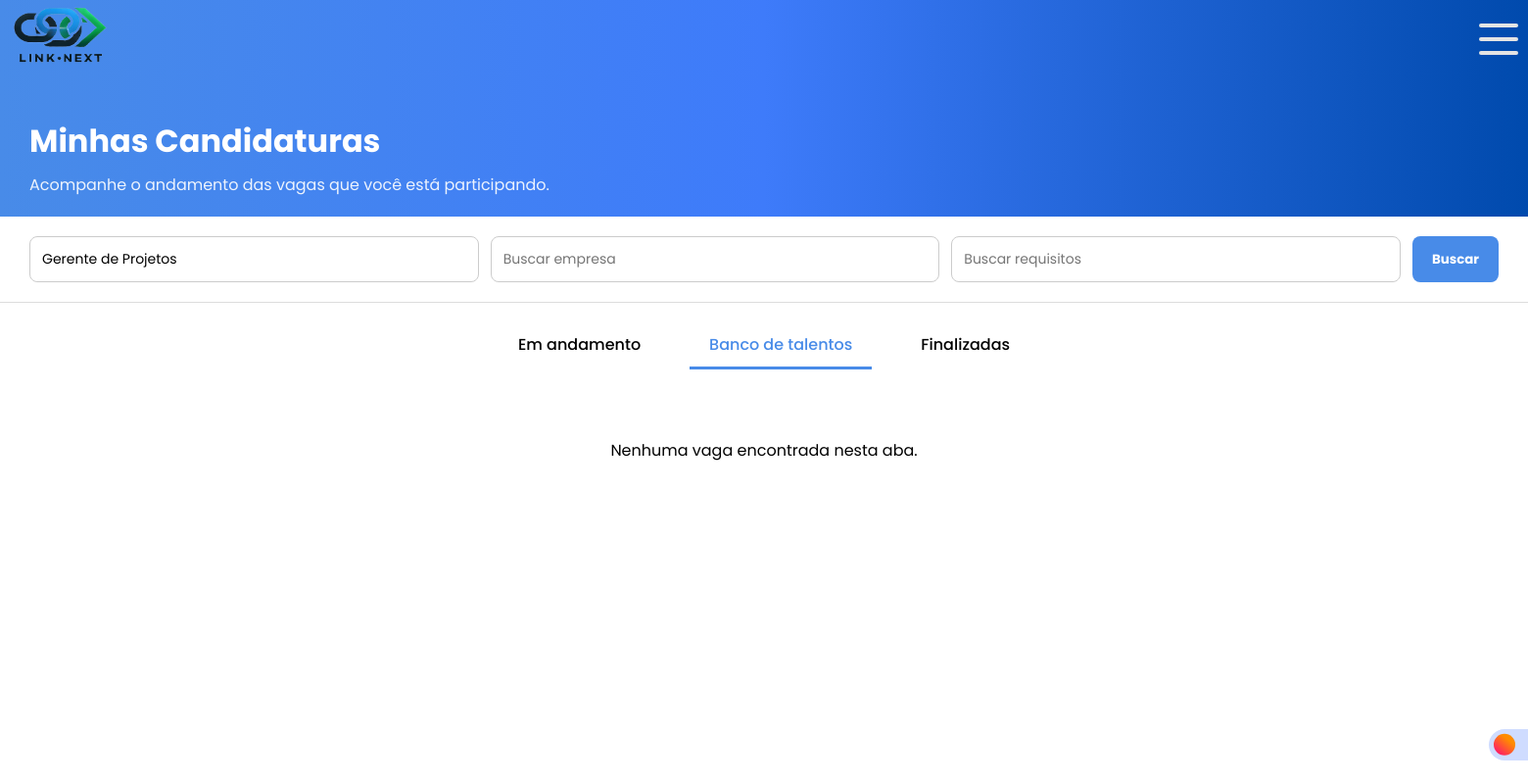
Before: /candidato/minhas_candidaturas.php?descricao=Gerente de Projetos (signed in) with the older database file.
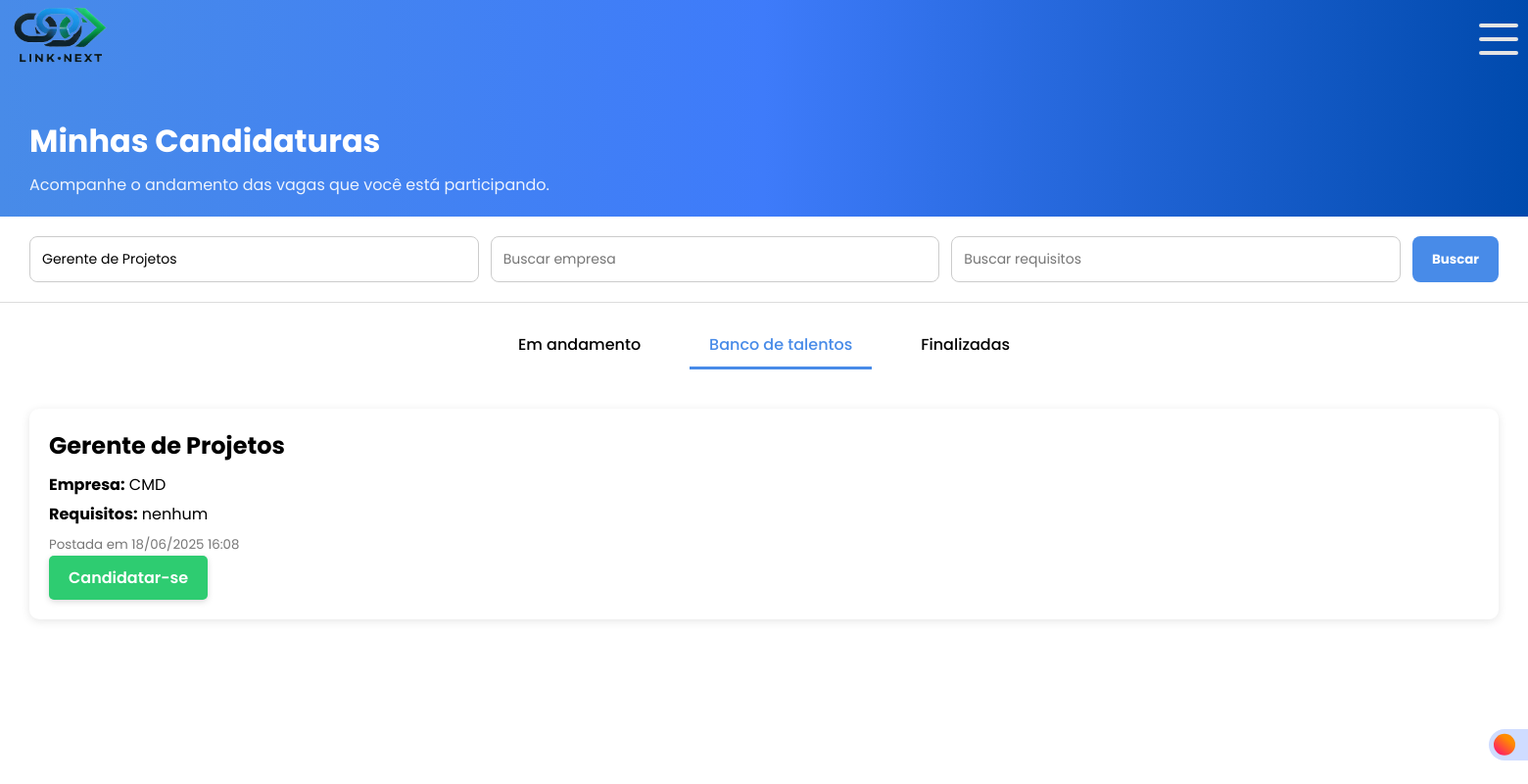
After: the same page with the newer database file.
### tables this page shows
CREATE TABLE `vagas` (
  `id` int(11) NOT NULL,
  `empresa_id` int(11) NOT NULL,
  `descricao` text NOT NULL,
  `requisitos` text DEFAULT NULL,
  `data_postagem` timestamp NOT NULL DEFAULT current_timestamp()
);

CREATE TABLE `empresas` (
  `id` int(11) NOT NULL,
  `nome_empresa` varchar(255) NOT NULL,
  `email_empresa` varchar(255) NOT NULL,
  `cnpj_empresa` varchar(18) NOT NULL,
  `endereco_empresa` text NOT NULL,
  `telefone_empresa` varchar(15) NOT NULL,
  `area_atuacao` varchar(100) NOT NULL,
  `senha_empresa` varchar(255) NOT NULL,
  `created_at` timestamp NOT NULL DEFAULT current_timestamp(),
  `tipo_usuario` enum('candidato','empresa') NOT NULL DEFAULT 'empresa',
  `google_id` varchar(255) DEFAULT NULL
);

### candidato/minhas_candidaturas.php (the view, shortened to what this page needs)
<?php
require '../conexao.php';
$usuarioId = $_SESSION['usuario']['id'];
$aba       = $_GET['aba'] ?? 'banco';
$descricao  = $_GET['descricao']  ?? '';
$empresa    = $_GET['empresa']    ?? '';
$requisitos = $_GET['requisitos'] ?? '';
$where  = [];
$params = [];
if ($descricao)  { $where[] = 'v.descricao LIKE :descricao';   $params['descricao']  = "%$descricao%";   }
$clause = $where ? ' AND '.implode(' AND ', $where) : '';
$sqlB = "
    SELECT
      v.id,
      v.descricao,
      v.requisitos,
      v.data_postagem,
      e.nome_empresa
    FROM vagas v
    JOIN empresas e ON v.empresa_id = e.id
   WHERE NOT EXISTS (
           SELECT 1
             FROM candidato_vaga cv
            WHERE cv.vaga_id      = v.id
              AND cv.candidato_id = :usuario_id
              AND cv.status IN ('em_andamento','finalizada')
         )
     $clause
ORDER BY v.data_postagem DESC
";
$stmtBanco = $pdo->prepare($sqlB);
$stmtBanco->execute(array_merge(['usuario_id' => $usuarioId], $params));
$vagasBancoTalentos = $stmtBanco->fetchAll(PDO::FETCH_ASSOC);
switch ($aba) {
    case 'banco':
    default:            $vagas = $vagasBancoTalentos; break;
}
?>
<!DOCTYPE html>
<html lang="pt-BR">
<head>
  <link rel="stylesheet" href="/projeto_rh/css/minhascandidaturas.css">
</head>
<body>
  <label class="switch">
    <span class="slider"></span>
</label>
  <header>
    <div class="logo">
    <img src="/Projeto_RH/html/Assets/IMG/Link_Next_Logo_sem_fundo.png" alt="">
    </div>
  <div class="resp-but">
      <label for="checkbox" class="toggle">
        <div class="bars" id="bar1"></div>
        <div class="bars" id="bar2"></div>
        <div class="bars" id="bar3"></div>
      </label>
    </div>
  </header>
  <section class="hero">
    <h1>Minhas Candidaturas</h1>
    <p>Acompanhe o andamento das vagas que você está participando.</p>
  </section>
  <form method="GET" class="search-section">
    <input name="descricao"  placeholder="Buscar vaga"    value="<?=htmlspecialchars($descricao)?>">
    <input name="empresa"    placeholder="Buscar empresa"  value="<?=htmlspecialchars($empresa)?>">
    <input name="requisitos" placeholder="Buscar requisitos" value="<?=htmlspecialchars($requisitos)?>">
    <button type="submit">Buscar</button>
  </form>
  <div class="tabs">
    <div class="<?=$aba==='andamento'?'active':''?>"    onclick="mudarAba('andamento')">Em andamento</div>
    <div class="<?=$aba==='banco'?'active':''?>"         onclick="mudarAba('banco')">Banco de talentos</div>
    <div class="<?=$aba==='finalizadas'?'active':''?>"   onclick="mudarAba('finalizadas')">Finalizadas</div>
  </div>
  <?php if(count($vagas)>0): ?>
    <?php foreach($vagas as $vaga): ?>
      <div class="vaga">
        <h2><?=htmlspecialchars($vaga['descricao'])?></h2>
        <p><strong>Empresa:</strong> <?=htmlspecialchars($vaga['nome_empresa'])?></p>
        <p><strong>Requisitos:</strong> <?=htmlspecialchars($vaga['requisitos'])?></p>
        <small>Postada em <?=date('d/m/Y H:i',strtotime($vaga['data_postagem']))?></small>
        <?php if($aba==='banco'): ?>
  <form method="POST">
    <button name="candidatar">Candidatar-se</button>
  </form>
<?php endif; ?>
      </div>
    <?php endforeach; ?>
  <?php else: ?>
    <div class="empty-state">
      <p>Nenhuma vaga encontrada nesta aba.</p>
    </div>
  <?php endif; ?>
</body>
</html>

### css/minhascandidaturas.css (style rules this page uses)
* { margin: 0; padding: 0; box-sizing: border-box; font-family: "Poppins", sans-serif; }
header { background: linear-gradient(90deg, #488BE8 0%, #3e7bfa 50%, #004aad 100%); width: 100%; height: 80px; display: flex; }
.resp-but { margin-top: 20px; margin-left: 1400px; }
.logo img { height: 70px; width: 100px; margin-left: 10px; }
.toggle { position: relative; width: 40px; height: 40px; cursor: pointer; display: flex; flex-direction: column; align-items: center; justify-content: center; gap: 10px; transition-duration: .3s; }
.bars { width: 100%; height: 4px; background-color: #e4e4e4; border-radius: 5px; transition-duration: .3s; }
.hero { padding: 40px 30px 20px; background: linear-gradient(90deg, #488BE8 0%, #3e7bfa 50%, #004aad 100%); color: white; }
.hero h1 { margin: 0; font-size: 32px; }
.hero p { margin-top: 8px; font-size: 16px; opacity: 0.9; }
.search-section { background-color: white; padding: 20px 30px; display: flex; gap: 12px; border-bottom: 1px solid #ddd; }
.search-section input { padding: 12px; border: 1px solid #ccc; border-radius: 8px; font-size: 14px; flex: 1; }
.search-section button { background-color:#488BE8 ; color: white; padding: 12px 20px; border: none; border-radius: 8px; font-weight: bold; cursor: pointer; transition: .2s all ease-in-out; }
.tabs { display: flex; justify-content: center; gap: 30px; padding: 20px; background: #fff; }
.tabs div { padding: 10px 20px; cursor: pointer; font-weight: 500; border-bottom: 3px solid transparent; }
.tabs .active { border-color: #488BE8; color: #488BE8; }
.vaga { background-color: #fff; margin: 20px 30px; padding: 20px; border-radius: 10px; box-shadow: 0 2px 10px rgba(0,0,0,0.1); }
.vaga h2 { margin: 0 0 10px; }
.vaga p { margin: 5px 0; }
.vaga small { color: #777; }
.empty-state { text-align: center; padding: 50px 30px; }
.empty-state p { margin-bottom: 20px; font-size: 16px; }

### candidato/minhas_candidaturas.php (style rules this page uses)
.switch { display: block; --width-of-switch: 3.5em; --height-of-switch: 2em; --size-of-icon: 1.4em; --slider-offset: 0.3em; position: fixed; top: 93vh; left: 190vh; z-index: 9999999; width: var(--width-of-switch); height: var(--height-of-switch); }
.slider { position: absolute; cursor: pointer; top: 0; left: 0; right: 0; bottom: 0; background-color: #cfdcff; transition: .4s; border-radius: 30px; }
.slider:before { position: absolute; content: ""; height: var(--size-of-icon,1.4em); width: var(--size-of-icon,1.4em); border-radius: 20px; left: var(--slider-offset,0.3em); top: 50%; transform: translateY(-50%); background: linear-gradient(40deg,#ff0080,#ff8c00 70%); ; transition: .4s; }
.hero h1 { margin: 0; font-size: 32px; }
.hero p { margin-top: 8px; font-size: 16px; opacity: 0.9; }
.search-section { background-color: white; padding: 20px 30px; display: flex; gap: 12px; border-bottom: 1px solid #ddd; }
.search-section input { padding: 12px; border: 1px solid #ccc; border-radius: 8px; font-size: 14px; flex: 1; }
button[name="candidatar"] { background-color: #2ecc71; color: #fff; padding: 10px 20px; border: none; border-radius: 5px; font-size: 1rem; font-weight: 600; cursor: pointer; box-shadow: 0 2px 6px rgba(0,0,0,0.15); transition: .3s all ease-in-out; }
.tabs { display: flex; justify-content: center; gap: 30px; padding: 20px; background: #fff; }
.tabs div { padding: 10px 20px; cursor: pointer; font-weight: 500; border-bottom: 3px solid transparent; }
.vaga { background-color: #fff; margin: 20px 30px; padding: 20px; border-radius: 10px; box-shadow: 0 2px 10px rgba(0,0,0,0.1); }
.vaga h2 { margin: 0 0 10px; }
.vaga p { margin: 5px 0; }
.vaga small { color: #777; }
.empty-state { text-align: center; padding: 50px 30px; }
.empty-state p { margin-bottom: 20px; font-size: 16px; }

Changed rows visible on the page:
added vagas: descricao "Gerente de Projetos", empresa.nome_empresa "CMD", requisitos "nenhum", data_postagem "18/06/2025 16:08"
Other visible differences:
text no longer shown: "Nenhuma vaga encontrada nesta aba."
